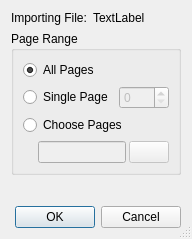
<?xml version="1.0" encoding="UTF-8"?>
<ui version="4.0">
 <class>XpsImportOptions</class>
 <widget class="QDialog" name="XpsImportOptions">
  <property name="geometry">
   <rect>
    <x>0</x>
    <y>0</y>
    <width>192</width>
    <height>239</height>
   </rect>
  </property>
  <property name="windowTitle">
   <string>XPS Import</string>
  </property>
  <property name="sizeGripEnabled">
   <bool>true</bool>
  </property>
  <layout class="QVBoxLayout" name="verticalLayout_4">
   <item>
    <layout class="QHBoxLayout" name="horizontalLayout_5">
     <item>
      <widget class="QLabel" name="label">
       <property name="sizePolicy">
        <sizepolicy hsizetype="Maximum" vsizetype="Preferred">
         <horstretch>0</horstretch>
         <verstretch>0</verstretch>
        </sizepolicy>
       </property>
       <property name="text">
        <string>Importing File:</string>
       </property>
      </widget>
     </item>
     <item>
      <widget class="QLabel" name="fileLabel">
       <property name="sizePolicy">
        <sizepolicy hsizetype="Expanding" vsizetype="Preferred">
         <horstretch>0</horstretch>
         <verstretch>0</verstretch>
        </sizepolicy>
       </property>
       <property name="text">
        <string>TextLabel</string>
       </property>
      </widget>
     </item>
    </layout>
   </item>
   <item>
    <layout class="QVBoxLayout" name="verticalLayout_3">
     <item>
      <widget class="QGroupBox" name="groupBox">
       <property name="sizePolicy">
        <sizepolicy hsizetype="Maximum" vsizetype="Maximum">
         <horstretch>0</horstretch>
         <verstretch>0</verstretch>
        </sizepolicy>
       </property>
       <property name="title">
        <string>Page Range</string>
       </property>
       <layout class="QVBoxLayout" name="verticalLayout">
        <item>
         <widget class="QRadioButton" name="allPages">
          <property name="text">
           <string>All Pages</string>
          </property>
          <property name="checked">
           <bool>true</bool>
          </property>
         </widget>
        </item>
        <item>
         <layout class="QHBoxLayout" name="horizontalLayout_2">
          <item>
           <widget class="QRadioButton" name="singlePage">
            <property name="text">
             <string>Single Page</string>
            </property>
           </widget>
          </item>
          <item>
           <widget class="QSpinBox" name="spinBox">
            <property name="enabled">
             <bool>false</bool>
            </property>
           </widget>
          </item>
         </layout>
        </item>
        <item>
         <widget class="QRadioButton" name="selectedPages">
          <property name="text">
           <string>Choose Pages</string>
          </property>
         </widget>
        </item>
        <item>
         <layout class="QHBoxLayout" name="horizontalLayout">
          <property name="spacing">
           <number>3</number>
          </property>
          <property name="leftMargin">
           <number>15</number>
          </property>
          <item>
           <widget class="QLineEdit" name="pageRangeString">
            <property name="enabled">
             <bool>false</bool>
            </property>
           </widget>
          </item>
          <item>
           <widget class="QPushButton" name="pageSelectButton">
            <property name="enabled">
             <bool>false</bool>
            </property>
            <property name="text">
             <string/>
            </property>
           </widget>
          </item>
         </layout>
        </item>
       </layout>
      </widget>
     </item>
     <item>
      <spacer name="verticalSpacer">
       <property name="orientation">
        <enum>Qt::Vertical</enum>
       </property>
       <property name="sizeHint" stdset="0">
        <size>
         <width>20</width>
         <height>40</height>
        </size>
       </property>
      </spacer>
     </item>
    </layout>
   </item>
   <item>
    <widget class="QDialogButtonBox" name="buttonBox">
     <property name="orientation">
      <enum>Qt::Horizontal</enum>
     </property>
     <property name="standardButtons">
      <set>QDialogButtonBox::Cancel|QDialogButtonBox::Ok</set>
     </property>
    </widget>
   </item>
  </layout>
 </widget>
 <resources/>
 <connections>
  <connection>
   <sender>buttonBox</sender>
   <signal>accepted()</signal>
   <receiver>XpsImportOptions</receiver>
   <slot>accept()</slot>
   <hints>
    <hint type="sourcelabel">
     <x>257</x>
     <y>414</y>
    </hint>
    <hint type="destinationlabel">
     <x>157</x>
     <y>274</y>
    </hint>
   </hints>
  </connection>
  <connection>
   <sender>buttonBox</sender>
   <signal>rejected()</signal>
   <receiver>XpsImportOptions</receiver>
   <slot>reject()</slot>
   <hints>
    <hint type="sourcelabel">
     <x>325</x>
     <y>414</y>
    </hint>
    <hint type="destinationlabel">
     <x>286</x>
     <y>274</y>
    </hint>
   </hints>
  </connection>
  <connection>
   <sender>singlePage</sender>
   <signal>toggled(bool)</signal>
   <receiver>spinBox</receiver>
   <slot>setEnabled(bool)</slot>
   <hints>
    <hint type="sourcelabel">
     <x>59</x>
     <y>75</y>
    </hint>
    <hint type="destinationlabel">
     <x>135</x>
     <y>67</y>
    </hint>
   </hints>
  </connection>
  <connection>
   <sender>selectedPages</sender>
   <signal>toggled(bool)</signal>
   <receiver>pageRangeString</receiver>
   <slot>setEnabled(bool)</slot>
   <hints>
    <hint type="sourcelabel">
     <x>76</x>
     <y>102</y>
    </hint>
    <hint type="destinationlabel">
     <x>83</x>
     <y>125</y>
    </hint>
   </hints>
  </connection>
  <connection>
   <sender>selectedPages</sender>
   <signal>toggled(bool)</signal>
   <receiver>pageSelectButton</receiver>
   <slot>setEnabled(bool)</slot>
   <hints>
    <hint type="sourcelabel">
     <x>116</x>
     <y>104</y>
    </hint>
    <hint type="destinationlabel">
     <x>145</x>
     <y>123</y>
    </hint>
   </hints>
  </connection>
 </connections>
</ui>
